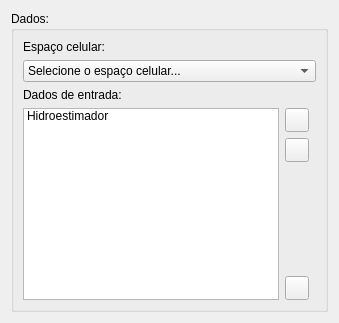
          <widget class="QWidget" name="page_9">
           <layout class="QGridLayout" name="gridLayout_71">
            <item row="0" column="0">
             <widget class="QGroupBox" name="groupBox_38">
              <property name="sizePolicy">
               <sizepolicy hsizetype="Preferred" vsizetype="Preferred">
                <horstretch>0</horstretch>
                <verstretch>0</verstretch>
               </sizepolicy>
              </property>
              <property name="title">
               <string>Dados: </string>
              </property>
              <layout class="QGridLayout" name="_6">
               <item row="0" column="0">
                <widget class="QLabel" name="label_102">
                 <property name="text">
                  <string>Espaço celular:</string>
                 </property>
                </widget>
               </item>
               <item row="1" column="0" colspan="2">
                <widget class="QComboBox" name="analysisCellularSpaceCmb">
                 <property name="sizePolicy">
                  <sizepolicy hsizetype="Expanding" vsizetype="Fixed">
                   <horstretch>0</horstretch>
                   <verstretch>0</verstretch>
                  </sizepolicy>
                 </property>
                 <item>
                  <property name="text">
                   <string>Selecione o espaço celular...</string>
                  </property>
                 </item>
                 <item>
                  <property name="text">
                   <string>Espaço celular</string>
                  </property>
                  <property name="icon">
                   <iconset>
                    <normaloff>:/data/icons/risco.png</normaloff>:/data/icons/risco.png</iconset>
                  </property>
                 </item>
                </widget>
               </item>
               <item row="2" column="0">
                <widget class="QLabel" name="label_103">
                 <property name="text">
                  <string>Dados de entrada:</string>
                 </property>
                </widget>
               </item>
               <item row="3" column="0" rowspan="4">
                <widget class="QListWidget" name="analysisTerraMEListWidget">
                 <property name="sizePolicy">
                  <sizepolicy hsizetype="Expanding" vsizetype="Expanding">
                   <horstretch>1</horstretch>
                   <verstretch>0</verstretch>
                  </sizepolicy>
                 </property>
                 <item>
                  <property name="text">
                   <string>Hidroestimador</string>
                  </property>
                  <property name="icon">
                   <iconset>
                    <normaloff>:/data/icons/grid.png</normaloff>:/data/icons/grid.png</iconset>
                  </property>
                 </item>
                </widget>
               </item>
               <item row="3" column="1">
                <widget class="QPushButton" name="analysisTerraMEAddGridBtn">
                 <property name="minimumSize">
                  <size>
                   <width>24</width>
                   <height>24</height>
                  </size>
                 </property>
                 <property name="maximumSize">
                  <size>
                   <width>24</width>
                   <height>24</height>
                  </size>
                 </property>
                 <property name="toolTip">
                  <string>&lt;html&gt;&lt;head&gt;&lt;meta name=&quot;qrichtext&quot; content=&quot;1&quot; /&gt;&lt;style type=&quot;text/css&quot;&gt;
p, li { white-space: pre-wrap; }
&lt;/style&gt;&lt;/head&gt;&lt;body style=&quot; font-family:'MS Shell Dlg 2'; font-size:8.25pt; font-weight:400; font-style:normal;&quot;&gt;
&lt;p style=&quot; margin-top:0px; margin-bottom:0px; margin-left:0px; margin-right:0px; -qt-block-indent:0; text-indent:0px; font-size:8pt;&quot;&gt;Adicionar grade&lt;/p&gt;&lt;/body&gt;&lt;/html&gt;</string>
                 </property>
                 <property name="text">
                  <string/>
                 </property>
                 <property name="icon">
                  <iconset>
                   <normaloff>:/global/icons/add.png</normaloff>:/global/icons/add.png</iconset>
                 </property>
                </widget>
               </item>
               <item row="4" column="1">
                <widget class="QPushButton" name="analysisTerraMERemoveGridBtn">
                 <property name="minimumSize">
                  <size>
                   <width>24</width>
                   <height>24</height>
                  </size>
                 </property>
                 <property name="maximumSize">
                  <size>
                   <width>24</width>
                   <height>24</height>
                  </size>
                 </property>
                 <property name="toolTip">
                  <string>&lt;html&gt;&lt;head&gt;&lt;meta name=&quot;qrichtext&quot; content=&quot;1&quot; /&gt;&lt;style type=&quot;text/css&quot;&gt;
p, li { white-space: pre-wrap; }
&lt;/style&gt;&lt;/head&gt;&lt;body style=&quot; font-family:'MS Shell Dlg 2'; font-size:8.25pt; font-weight:400; font-style:normal;&quot;&gt;
&lt;p style=&quot; margin-top:0px; margin-bottom:0px; margin-left:0px; margin-right:0px; -qt-block-indent:0; text-indent:0px; font-size:8pt;&quot;&gt;Remover grade&lt;/p&gt;&lt;/body&gt;&lt;/html&gt;</string>
                 </property>
                 <property name="text">
                  <string/>
                 </property>
                 <property name="icon">
                  <iconset>
                   <normaloff>:/global/icons/remove.png</normaloff>:/global/icons/remove.png</iconset>
                 </property>
                </widget>
               </item>
               <item row="5" column="1">
                <spacer>
                 <property name="orientation">
                  <enum>Qt::Vertical</enum>
                 </property>
                 <property name="sizeHint" stdset="0">
                  <size>
                   <width>31</width>
                   <height>31</height>
                  </size>
                 </property>
                </spacer>
               </item>
               <item row="6" column="1">
                <widget class="QPushButton" name="analysisFillCellOpBtn">
                 <property name="minimumSize">
                  <size>
                   <width>24</width>
                   <height>24</height>
                  </size>
                 </property>
                 <property name="maximumSize">
                  <size>
                   <width>24</width>
                   <height>24</height>
                  </size>
                 </property>
                 <property name="toolTip">
                  <string>Editar operações de preenchimento de células</string>
                 </property>
                 <property name="text">
                  <string/>
                 </property>
                 <property name="icon">
                  <iconset>
                   <normaloff>:/data/icons/preencher_espaco_celular.png</normaloff>:/data/icons/preencher_espaco_celular.png</iconset>
                 </property>
                </widget>
               </item>
              </layout>
             </widget>
            </item>
           </layout>
          </widget>
